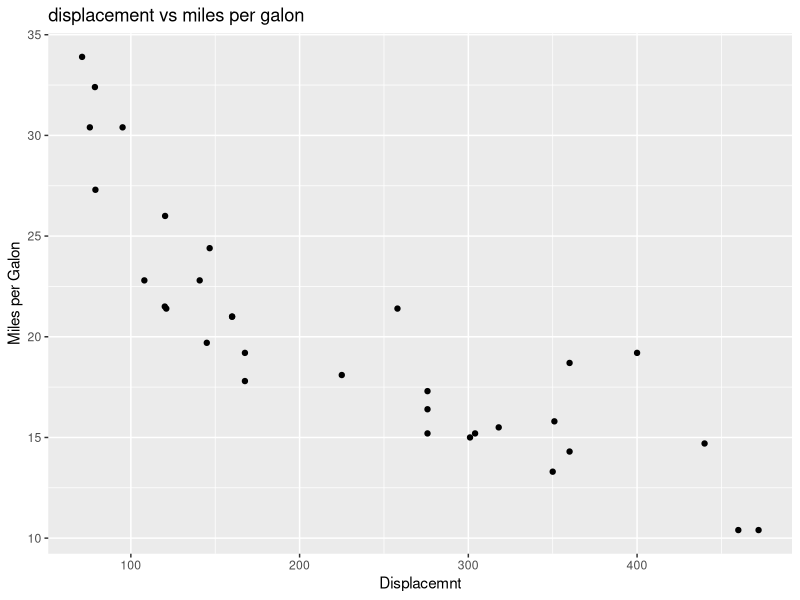
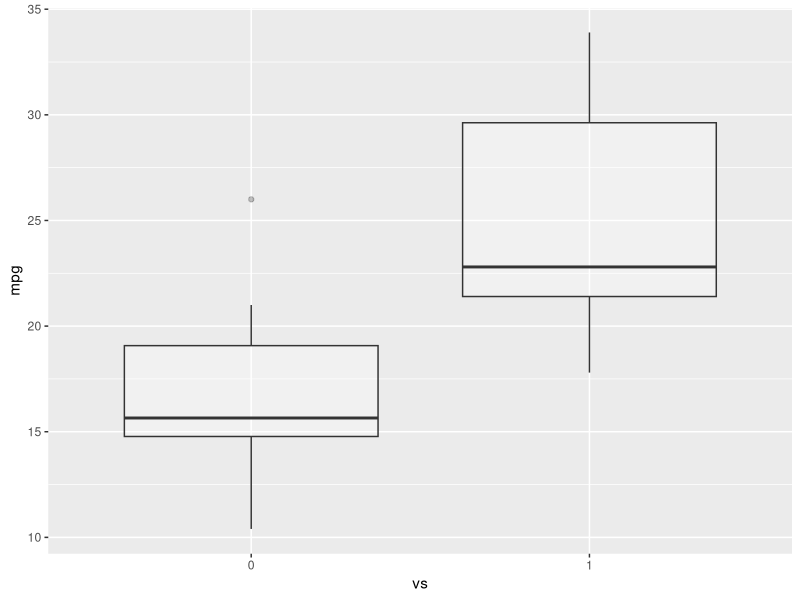
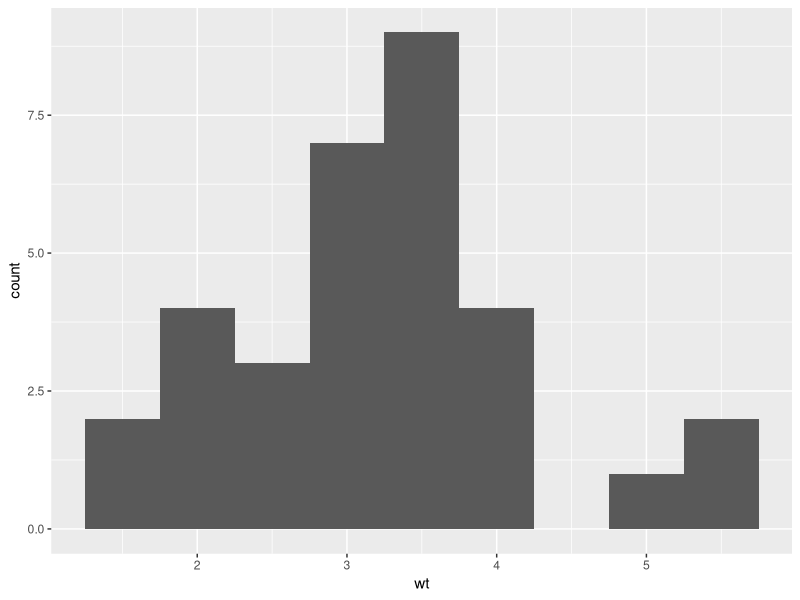

Write the R code that produced these figures, in order.
library(datasets)

data(mtcars)

head(mtcars, 5)

library(ggplot2)

ggplot(aes(x=disp, y=mpg), data=mtcars)+geom_point()+ggtitle("displacement vs miles per galon") + labs(x = "Displacemnt", y = "Miles per Galon")

mtcars$vs <- as.factor(mtcars$vs)

ggplot(aes(x=vs, y=mpg), data = mtcars) +
  geom_boxplot(alpha=0.3) +
  theme(legend.position = "none")

ggplot(aes(x=wt), data=mtcars) + geom_histogram(binwidth = 0.5)